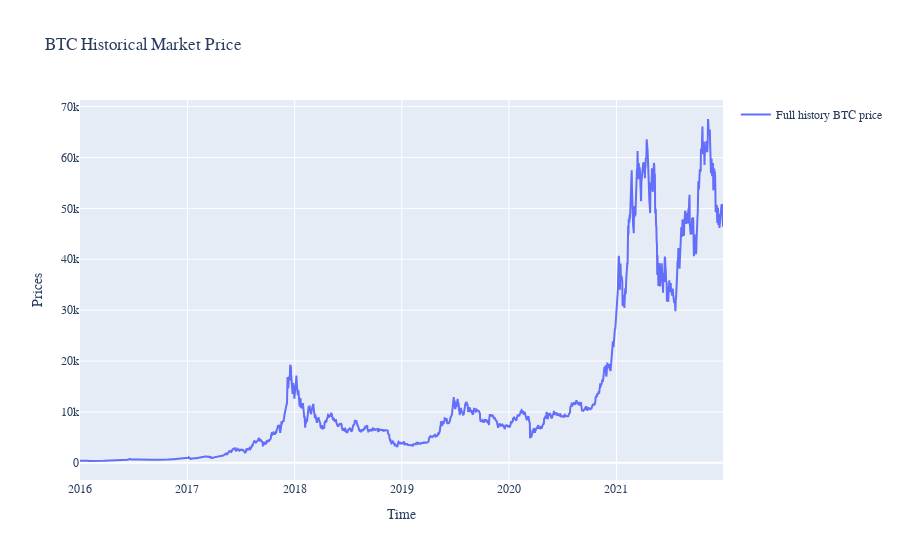

Notebook cell for this chart:
### Code cell
# visualize the value as time series for historical data
histPano = btcHistDf.copy()
histPano = histPano.resample('D', on='Timestamp')[['values']].mean()
fig = go.Figure()
fig.add_trace(go.Scatter(x=histPano.index, y=histPano['values'],name='Full history BTC price'))
fig.update_layout(showlegend=True,title="BTC Historical Market Price",xaxis_title="Time",yaxis_title="Prices",font=dict(family="Courier New, monospace"))
fig.show()

### Figure 1 — Plotly figure (JSON) as saved in the notebook; plotly's stock layout.template omitted (floating-point values rounded to 4 significant figures; data arrays with more than 128 entries replaced by an {"elided": "..."} marker saying what was removed)
{"data": [{"name": "Full history BTC price", "type": "scatter", "x": {"elided": "2191 str values"}, "y": {"elided": "2191 float values"}}], "layout": {"font": {"family": "Courier New, monospace"}, "showlegend": true, "title": {"text": "BTC Historical Market Price"}, "xaxis": {"title": {"text": "Time"}}, "yaxis": {"title": {"text": "Prices"}}}}
